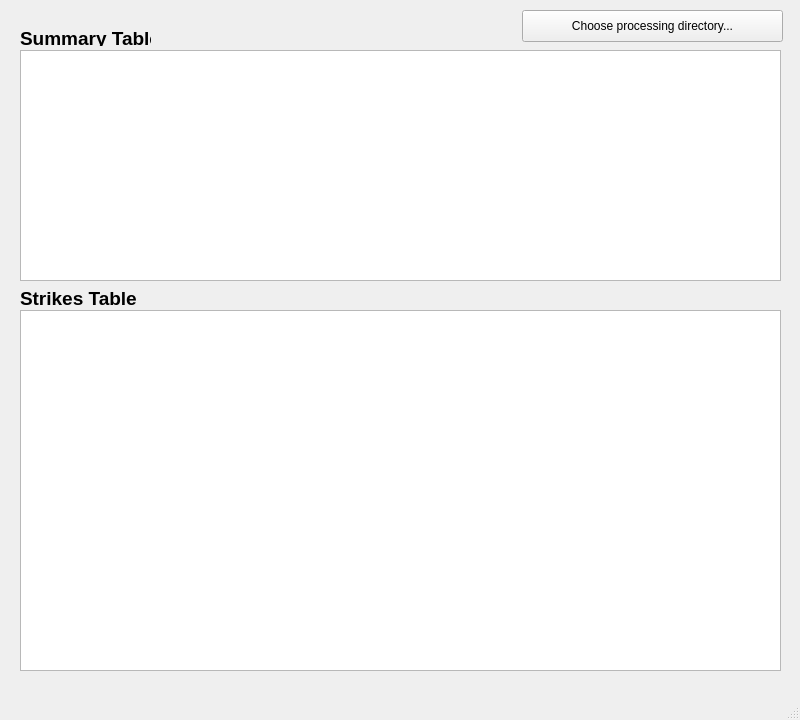
<?xml version="1.0" encoding="UTF-8"?>
<ui version="4.0">
 <class>MainWindow</class>
 <widget class="QMainWindow" name="MainWindow">
  <property name="geometry">
   <rect>
    <x>0</x>
    <y>0</y>
    <width>800</width>
    <height>720</height>
   </rect>
  </property>
  <property name="windowTitle">
   <string>Pile Monitor</string>
  </property>
  <widget class="QWidget" name="centralwidget">
   <widget class="QTableView" name="summaryTable">
    <property name="geometry">
     <rect>
      <x>20</x>
      <y>50</y>
      <width>761</width>
      <height>231</height>
     </rect>
    </property>
    <property name="sizePolicy">
     <sizepolicy hsizetype="MinimumExpanding" vsizetype="MinimumExpanding">
      <horstretch>30</horstretch>
      <verstretch>30</verstretch>
     </sizepolicy>
    </property>
    <property name="sortingEnabled">
     <bool>true</bool>
    </property>
    <property name="wordWrap">
     <bool>false</bool>
    </property>
    <attribute name="horizontalHeaderCascadingSectionResizes">
     <bool>true</bool>
    </attribute>
    <attribute name="horizontalHeaderDefaultSectionSize">
     <number>125</number>
    </attribute>
    <attribute name="verticalHeaderCascadingSectionResizes">
     <bool>true</bool>
    </attribute>
   </widget>
   <widget class="QTableView" name="strikeTable">
    <property name="geometry">
     <rect>
      <x>20</x>
      <y>310</y>
      <width>761</width>
      <height>361</height>
     </rect>
    </property>
   </widget>
   <widget class="QLabel" name="summLabel">
    <property name="geometry">
     <rect>
      <x>20</x>
      <y>30</y>
      <width>131</width>
      <height>16</height>
     </rect>
    </property>
    <property name="font">
     <font>
      <family>Arial</family>
      <pointsize>14</pointsize>
      <weight>75</weight>
      <bold>true</bold>
     </font>
    </property>
    <property name="text">
     <string>Summary Table</string>
    </property>
    <property name="textFormat">
     <enum>Qt::PlainText</enum>
    </property>
   </widget>
   <widget class="QLabel" name="strkLabel">
    <property name="geometry">
     <rect>
      <x>20</x>
      <y>290</y>
      <width>131</width>
      <height>16</height>
     </rect>
    </property>
    <property name="font">
     <font>
      <family>Arial</family>
      <pointsize>14</pointsize>
      <weight>75</weight>
      <bold>true</bold>
     </font>
    </property>
    <property name="text">
     <string>Strikes Table</string>
    </property>
    <property name="textFormat">
     <enum>Qt::PlainText</enum>
    </property>
   </widget>
   <widget class="QPushButton" name="pushButton">
    <property name="geometry">
     <rect>
      <x>522</x>
      <y>10</y>
      <width>261</width>
      <height>32</height>
     </rect>
    </property>
    <property name="text">
     <string>Choose processing directory...</string>
    </property>
   </widget>
  </widget>
  <widget class="QMenuBar" name="menubar">
   <property name="geometry">
    <rect>
     <x>0</x>
     <y>0</y>
     <width>800</width>
     <height>22</height>
    </rect>
   </property>
  </widget>
  <widget class="QStatusBar" name="statusbar"/>
 </widget>
 <resources/>
 <connections/>
</ui>
